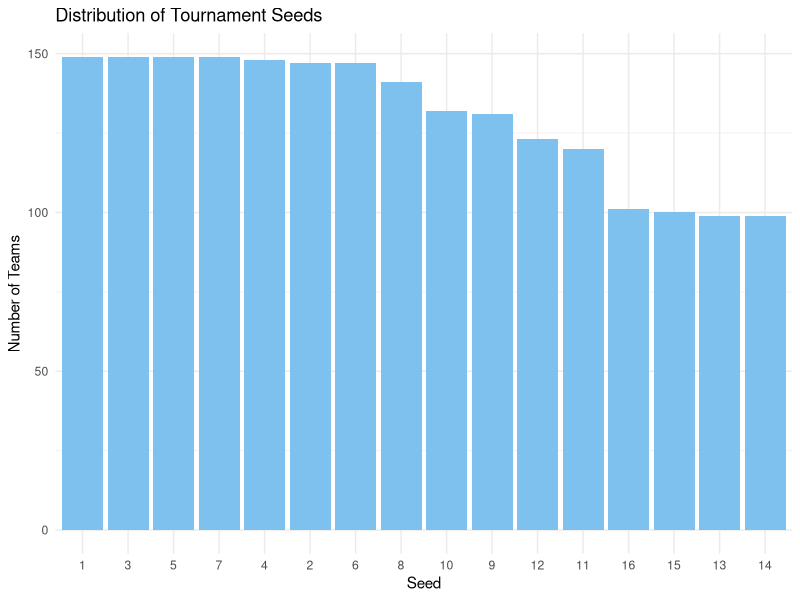
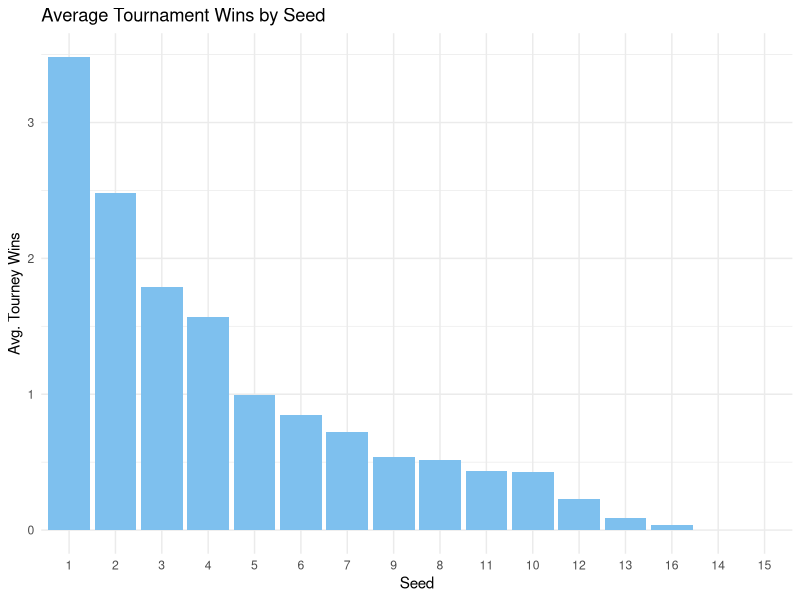
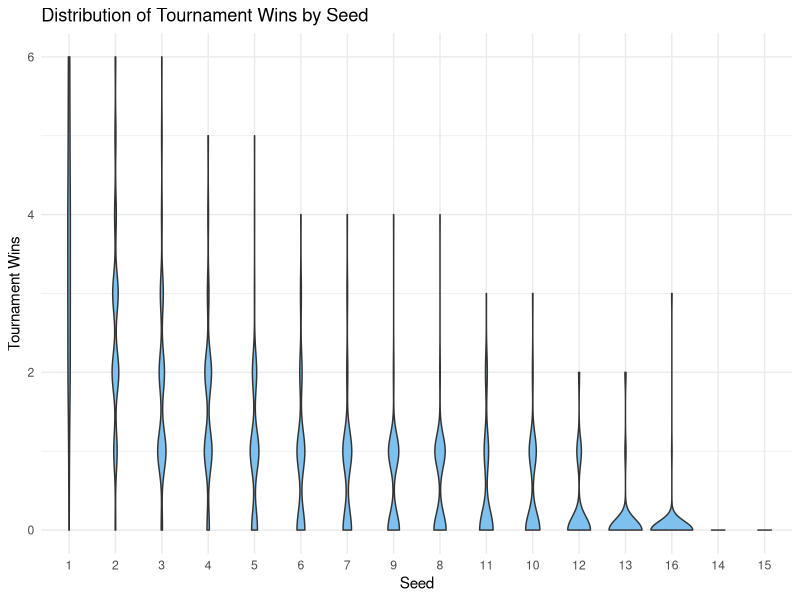
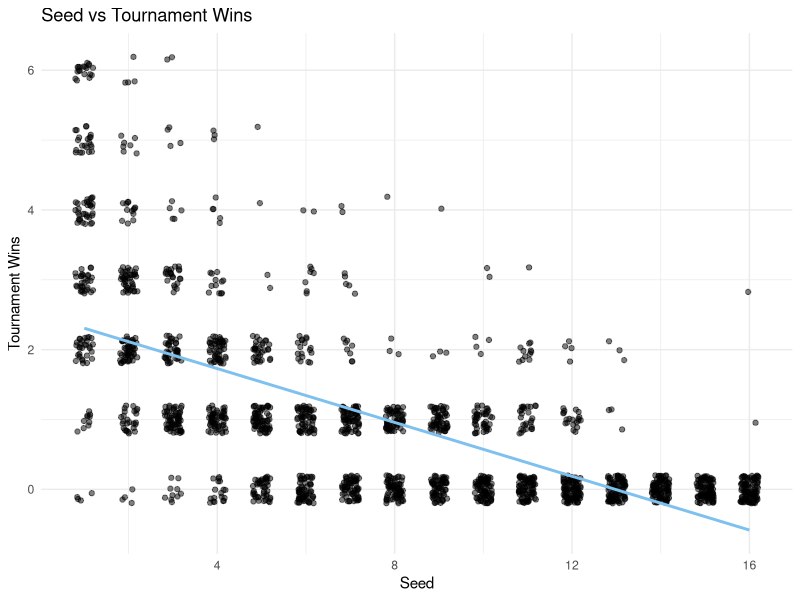
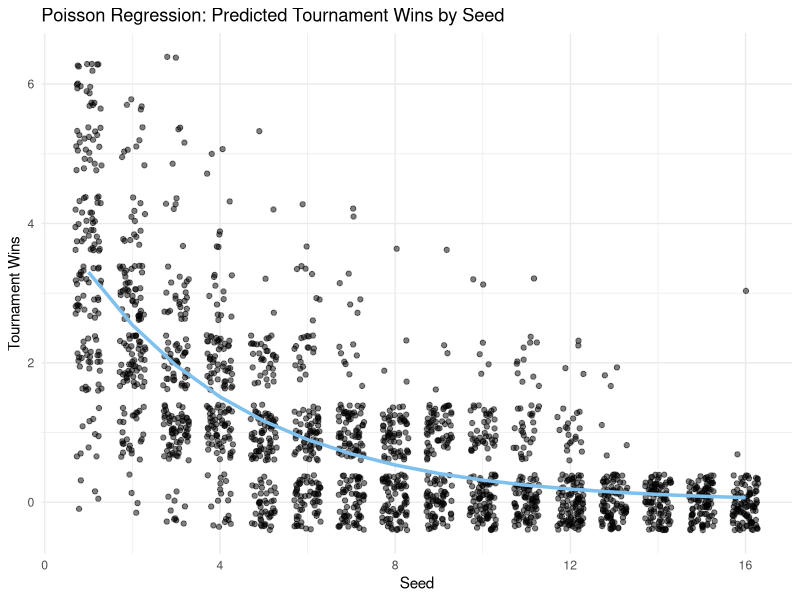
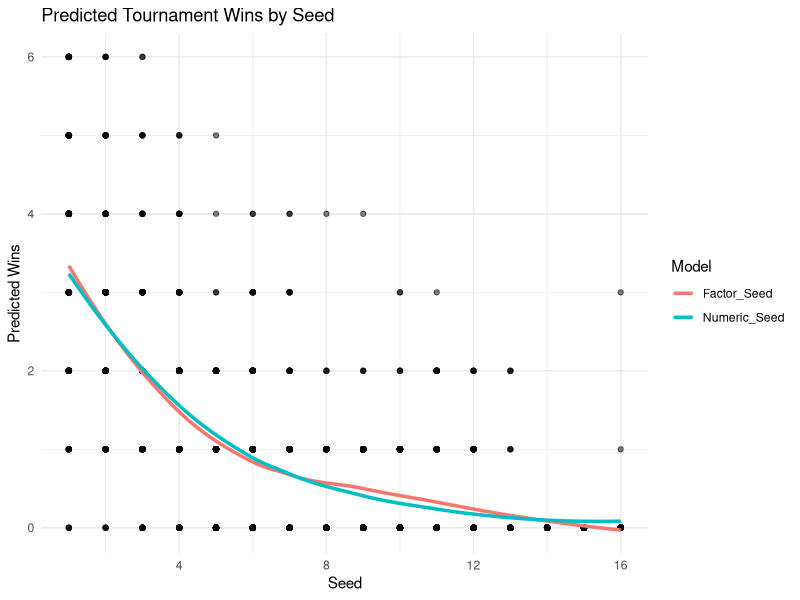
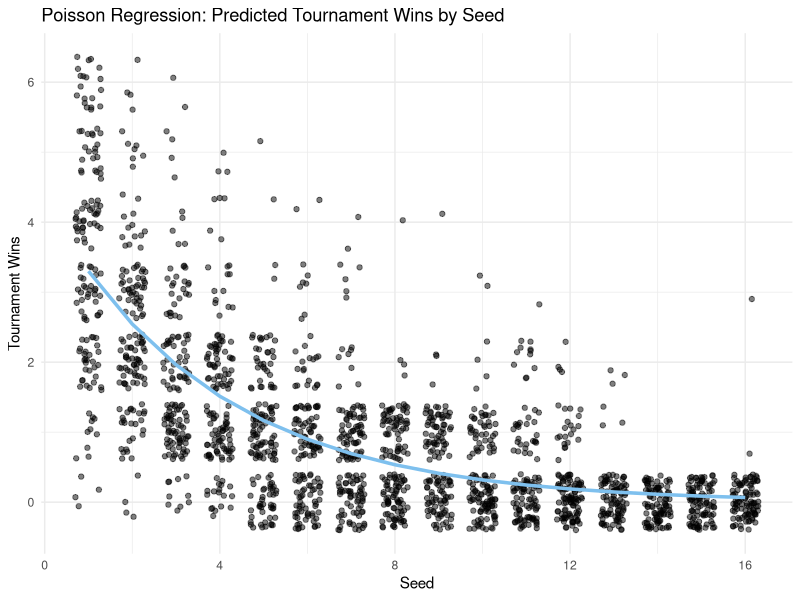

Reproduce these figures in R, in order.
## ---- chunk 1
#| echo: true
#| warning: false
#| message: false
#| collapse: true
## ---- chunk 2
library(tidyverse)
library(AER)
library(broom)
library(knitr)
## ---- chunk 3
# Reading Data
marchmadness <- read_csv("../../data/clean/womensmarchmadness.csv") 

# Review total rows
nrow(marchmadness)

# Removing NA but only in selected columns
marchmadness <- marchmadness |> drop_na(seed, tourney_wins)

# Notice no rows were removed
nrow(marchmadness)

# Visualize the data set
head(marchmadness)
## ---- chunk 4
marchmadness <- marchmadness |> 
  filter(seed != 0)
## ---- chunk 5
seed_count <- marchmadness |> 
  count(seed) |> 
  arrange(desc(n)) |>
  mutate(seed = factor(seed, levels = seed))

ggplot(
  seed_count, 
  aes(x = seed, y = n)
  ) +
  geom_col(fill = "skyblue2") +
  labs(
    title = "Distribution of Tournament Seeds",
    x = "Seed",
    y = "Number of Teams") +
  theme_minimal()
## ---- chunk 6
marchmadness |> 
  filter(!is.na(seed), seed != 0) |> 
  group_by(seed) |> 
  summarise(
    avg_tourney_wins = mean(tourney_wins, na.rm = TRUE)
    ) |>
  arrange(desc(avg_tourney_wins)) |>
  mutate(seed = factor(seed, levels = seed)) |>
  ggplot(
    aes(
      x = as.factor(seed),
      y = avg_tourney_wins)
    ) +
  geom_col(fill = "skyblue2") +
  labs(
    title = "Average Tournament Wins by Seed",
    x = "Seed",
    y = "Avg. Tourney Wins"
  ) +
  theme_minimal()
## ---- chunk 7
seed_order <- marchmadness |> 
  filter(!is.na(seed), seed != 0) |> 
  group_by(seed) |> 
  summarise(avg_wins = mean(tourney_wins, na.rm = TRUE)) |> 
  arrange(desc(avg_wins)) |> 
  pull(seed)

marchmadness |> 
  filter(!is.na(seed), seed != 0) |> 
  mutate(seed = factor(seed, levels = seed_order)) |> 
  ggplot(
    aes(x = seed, y = tourney_wins)
  ) +
  geom_violin(fill = "skyblue2") +
  labs(
    title = "Distribution of Tournament Wins by Seed",
    x = "Seed",
    y = "Tournament Wins"
  ) +
  theme_minimal()
## ---- chunk 8
correlation_test <- tidy(
  cor.test(
      marchmadness$seed, 
      marchmadness$tourney_wins, 
      method = "spearman")
  ) |> 
  mutate_if(is.numeric, round, 3)

kable(correlation_test, digits = 2)
## ---- chunk 9
ggplot(marchmadness, aes(x = seed, y = tourney_wins)) +
  geom_jitter(width = 0.2, height = 0.2, alpha = 0.5) +
  geom_smooth(method = "lm", se = FALSE, color = "skyblue2") +
  labs(title = "Seed vs Tournament Wins",
       x = "Seed",
       y = "Tournament Wins") +
  theme_minimal()
## ---- chunk 10
poisson_model <- glm(tourney_wins ~ seed, family = "poisson", data = marchmadness)

kable(tidy(poisson_model), digits = 2)
## ---- chunk 11
marchmadness$predicted_wins <- predict(poisson_model, type = "response")

model_plot <- ggplot(marchmadness, aes(x = seed, y = tourney_wins)) +
  geom_jitter(width = 0.3, alpha = 0.5) +
  geom_line(aes(y = predicted_wins), color = "skyblue2", linewidth = 1.2) +
  labs(title = "Poisson Regression: Predicted Tournament Wins by Seed",
       x = "Seed",
       y = "Tournament Wins") +
  theme_minimal()

model_plot
## ---- chunk 12
ggsave("../img/marchmadness.png", plot = model_plot, width = 6, height = 4, dpi = 300)
## ---- chunk 13
exp(poisson_model$coefficients["seed"])
## ---- chunk 14
kable(tidy(dispersiontest(poisson_model)), digits = 2)
## ---- chunk 15

class(marchmadness$seed)
## ---- chunk 16
poisson_model_factor <- glm(tourney_wins ~ as.factor(as.character(seed)), family = "poisson", data = marchmadness)

kable(tidy(poisson_model_factor), digits = 2)
## ---- chunk 17
marchmadness <- marchmadness |> 
  mutate(
    Numeric_Seed = predict(poisson_model, type = "response"),
    Factor_Seed = predict(poisson_model_factor, type = "response")
  )

plot_data <- marchmadness |> 
  select(seed, tourney_wins, Numeric_Seed, Factor_Seed) |> 
  pivot_longer(cols = c("Numeric_Seed","Factor_Seed"), names_to = "model", values_to = "predicted")

ggplot(plot_data, aes(x = seed, y = predicted, color = model)) +
  geom_point(aes(y = tourney_wins), alpha = 0.3, color = "black") +
  geom_line(stat = "smooth", method = "loess", se = FALSE, linewidth = 1.2) +
  labs(title = "Predicted Tournament Wins by Seed",
       x = "Seed",
       y = "Predicted Wins",
       color = "Model") +
  theme_minimal()
## ---- chunk 18
kable(glance(poisson_model), digits = 2)

kable(glance(poisson_model_factor), digits = 2)
